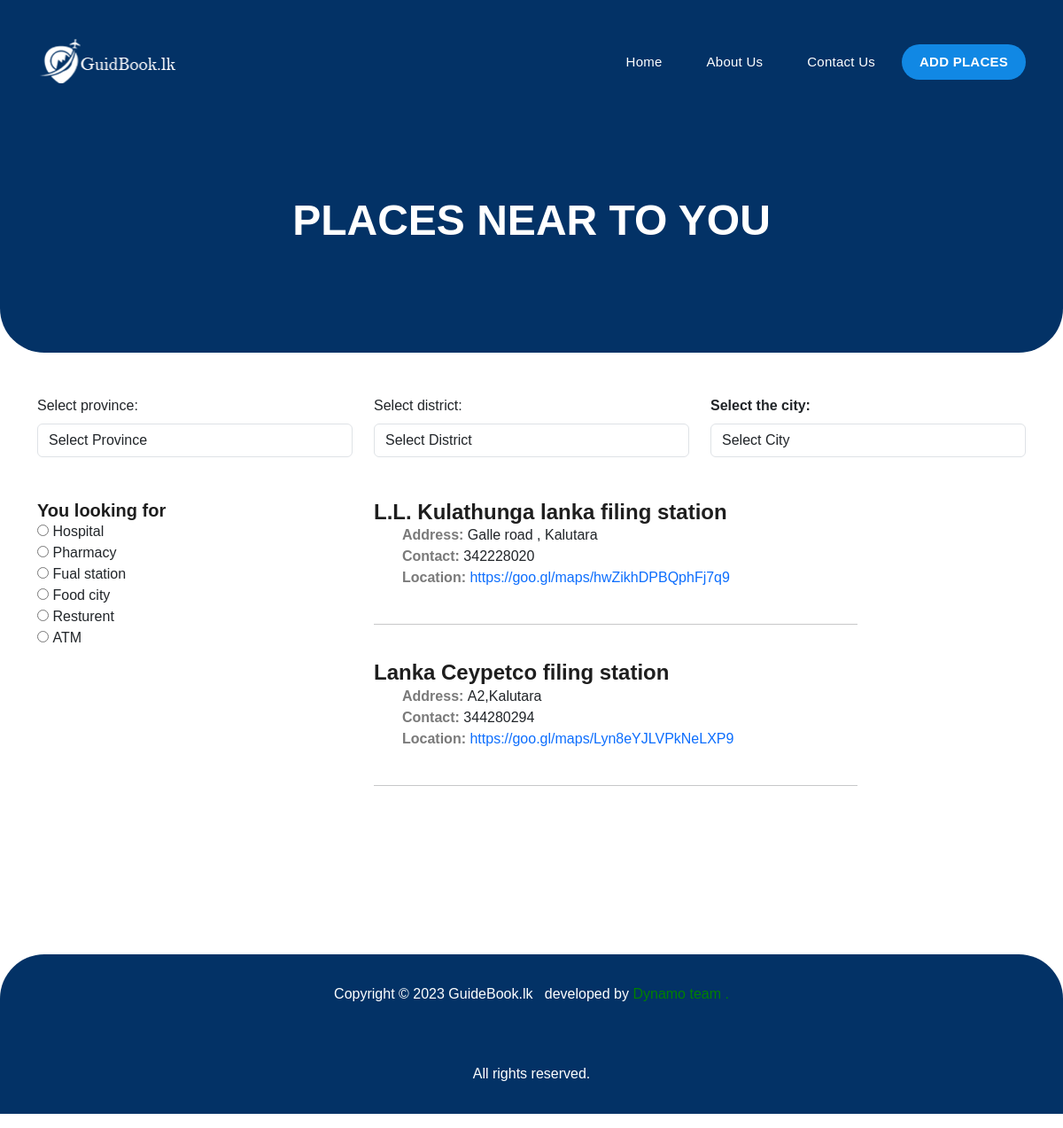
Page /places.php?cat=2& on the committed database.
### tables this page shows
CREATE TABLE `place` (
  `category_id` int(20) NOT NULL,
  `place_id` int(3) NOT NULL,
  `place_name` varchar(50) NOT NULL,
  `city_id` int(11) NOT NULL,
  `place_address` varchar(50) NOT NULL,
  `place_telephone` varchar(10) NOT NULL,
  `place_email` varchar(30) NOT NULL,
  `place_image` varchar(450) NOT NULL,
  `place_location` varchar(300) NOT NULL
);

### places.php (the view, shortened to what this page needs)
<?php
include('database/connection.php');
if(isset($_GET['cat'])){
  $category_id=$_GET['cat'];
}
else{
  $category_id=0;
}
if(isset($_GET['city'])){
  $city_id=$_GET['city'];
}
else{
  $city_id=0;
}
?>
<!DOCTYPE html>
<html lang="eng">
<head>
<link href="aditional/css/bootstrap.min.css" rel="stylesheet">
<link rel="stylesheet" href="aditional/css/style.css">
</head>
<body>
<?php
    include('nav.php');
  ?>
  <div class="page-heading header-text">
    <div class="container">
      <div class="row">
        <div class="col-lg-12">
          <h3>Places near to you</h3>
        </div>
      </div>
    </div>
  </div>
  <div class="container">
  <div class="row">
    <div class="col-12">
      <br><br>
      <div class="row">
        <div class="col-4">
        <label for="province" class="form-label">Select province:</label>
                     <select class="form-control" name="province" id="province">
                       <option>Select Province</option>
                     </select>
        </div>
        <div class="col-4">
        <div id="getdis">
                      <label for="dis" class="form-label">Select district:</label>
                      <select class="form-control" name="dis" id="dis">
                      <option>Select District</option>
                      </select>
            </div>
        </div>
        <div class="col-4">
        <div id="getcity">
                      <label for="city" class="form-label"><b>Select the city:</b></label>
                      <select class="form-control" name="city" id="city">
                      <option>Select City</option>
                      </select>
            </div>
        </div>
      </div>
    </div>
</div><br/><br/>
    <div class="row">
    <div class="col-4">
    <h5>You looking for</h5>
                  <form class="plcform" action="#">
                    <input type="Radio" id="place" name="placce" value="hospital" onclick="window.location.href='places.php?cat=1&'">
                    <label for="place1"> Hospital</label><br>
                    <input type="Radio" id="place" name="placce" value="pharmacy" onclick="window.location.href='places.php?cat=4&'">
                    <label for="place2"> Pharmacy</label><br>
                    <input type="Radio" id="place" name="placce" value="fualstation" onclick="window.location.href='places.php?cat=2&'">
                    <label for="place3"> Fual station</label><br>
                    <input type="Radio" id="place" name="placce" value="foodcity" onclick="window.location.href='places.php?cat=5&'">
                    <label for="place3"> Food city</label><br>
                    <input type="Radio" id="place" name="placce" value="resturent" onclick="window.location.href='places.php?cat=3&'">
                    <label for="place3">Resturent</label><br>
                    <input type="Radio" id="place" name="placce" value="atm" onclick="window.location.href='places.php?cat=6&'">
                    <label for="place3">ATM</label><br>
                </form>
    </div>
    <div class="col-6">
    <?php
     if($category_id==0){
      $sql_places="SELECT * FROM  place WHERE city_id=$city_id";
     }
     elseif($city_id==0){
      $sql_places="SELECT * FROM  place WHERE category_id=$category_id";
    }
    elseif($city_id==0 AND $category_id==0){
      $sql_places="SELECT * FROM  place";
    }
    else{
      $sql_places="SELECT * FROM  place WHERE category_id=$category_id AND city_id=$city_id";
    }
      $res_places=mysqli_query($conn,$sql_places);
      while($row_places=mysqli_fetch_array($res_places)){
    ?>
                <h4><?php echo $row_places['place_name']; ?></h4>
                 <ul class="detail">
                    <li class="detail-li"><span>Address: </span><?php echo $row_places['place_address']; ?></li>
                    <?php if($row_places['place_telephone']!=null){ ?>
                    <li class="detail-li"><span>Contact: </span><?php echo $row_places['place_telephone']; ?></li>
                    <?php } ?>
                    <li class="detail-li"><span>Location: </span><a href="<?php echo $row_places['place_location']; ?>" target="_blank"><?php echo $row_places['place_location']; ?></a></li>
                 </ul>
                    <br><hr><br>
    <?php } ?>
    </div>
  </div>
</div>
    <?php
    include('footer.php');
    ?>
</body>
</html>

### aditional/css/style.css (style rules this page uses)
html, body { font-family: 'Poppins', sans-serif; -ms-text-size-adjust: 100%; -webkit-font-smoothing: antialiased; -moz-osx-font-smoothing: grayscale; }
a { text-decoration: none !important; }
h1, h2, h3, h4, h5, h6 { color: #1e1e1e; margin-top: 0px; margin-bottom: 0px; font-weight: 700; }
ul { margin-bottom: 0px; }
ul { list-style-type: none; }
.page-heading { background-image: url(../images/page-heading-bg.jpg); border-radius: 0px 0px 50px 50px; background-position: center bottom; background-repeat: no-repeat; background-size: cover; padding: 200px 0px 100px 0px; text-align: center; }
.page-heading h3 { font-size: 48px; text-transform: uppercase; color: #fff; margin-top: 20px; position: relative; margin-bottom: 20px; }

### places.php (style rules this page uses)
ul li span { font-weight: bold; color:#7a7a7a; }

### rows in the picture
place: place_name "L.L. Kulathunga lanka filing station", place_address "Galle road , Kalutara", place_telephone "342228020", place_location "https://goo.gl/maps/hwZikhDPBQphFj7q9"
place: place_name "Lanka Ceypetco filing station", place_address "A2,Kalutara", place_telephone "344280294", place_location "https://goo.gl/maps/Lyn8eYJLVPkNeLXP9"
